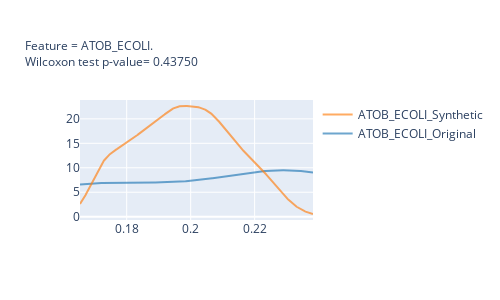
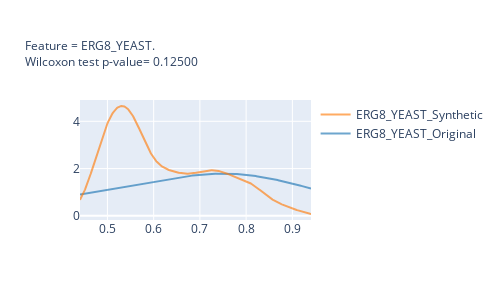
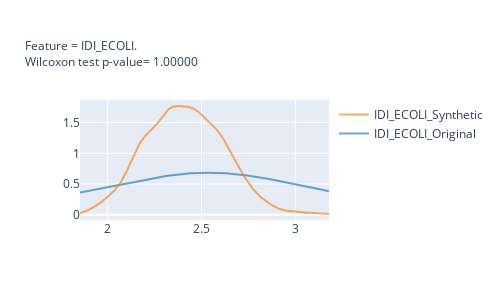
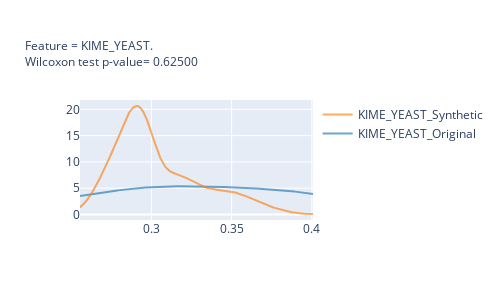

Notebook cell for these charts, in order:
### Code cell
from nbsynthetic.statistics import plot_histograms

plot_histograms(df, new_df)

### Figure 1 — Plotly figure (JSON) as saved in the notebook; plotly's stock layout.template omitted (floating-point values rounded to 4 significant figures; data arrays with more than 128 entries replaced by an {"elided": "..."} marker saying what was removed)
{"data": [{"legendgroup": "ATOB_ECOLI_Original", "marker": {"color": "rgb(31, 119, 180)"}, "mode": "lines", "name": "ATOB_ECOLI_Original", "opacity": 0.65, "showlegend": true, "type": "scatter", "x": {"elided": "500 float values"}, "xaxis": "x", "y": {"elided": "500 float values"}, "yaxis": "y"}, {"legendgroup": "ATOB_ECOLI_Synthetic", "marker": {"color": "rgb(255, 127, 14)"}, "mode": "lines", "name": "ATOB_ECOLI_Synthetic", "opacity": 0.65, "showlegend": true, "type": "scatter", "x": {"elided": "500 float values"}, "xaxis": "x", "y": {"elided": "500 float values"}, "yaxis": "y"}], "layout": {"autosize": false, "barmode": "overlay", "height": 300, "hovermode": "closest", "legend": {"traceorder": "reversed"}, "title": {"font": {"size": 12}, "text": "Feature = ATOB_ECOLI. <br>Wilcoxon test p-value= 0.43750"}, "width": 500, "xaxis": {"anchor": "y2", "domain": [0, 1], "zeroline": false}, "yaxis": {"anchor": "free", "domain": [0, 1], "position": 0}}}

### Figure 2 — Plotly figure (JSON) as saved in the notebook; plotly's stock layout.template omitted (floating-point values rounded to 4 significant figures; data arrays with more than 128 entries replaced by an {"elided": "..."} marker saying what was removed)
{"data": [{"legendgroup": "ERG8_YEAST_Original", "marker": {"color": "rgb(31, 119, 180)"}, "mode": "lines", "name": "ERG8_YEAST_Original", "opacity": 0.65, "showlegend": true, "type": "scatter", "x": {"elided": "500 float values"}, "xaxis": "x", "y": {"elided": "500 float values"}, "yaxis": "y"}, {"legendgroup": "ERG8_YEAST_Synthetic", "marker": {"color": "rgb(255, 127, 14)"}, "mode": "lines", "name": "ERG8_YEAST_Synthetic", "opacity": 0.65, "showlegend": true, "type": "scatter", "x": {"elided": "500 float values"}, "xaxis": "x", "y": {"elided": "500 float values"}, "yaxis": "y"}], "layout": {"autosize": false, "barmode": "overlay", "height": 300, "hovermode": "closest", "legend": {"traceorder": "reversed"}, "title": {"font": {"size": 12}, "text": "Feature = ERG8_YEAST. <br>Wilcoxon test p-value= 0.12500"}, "width": 500, "xaxis": {"anchor": "y2", "domain": [0, 1], "zeroline": false}, "yaxis": {"anchor": "free", "domain": [0, 1], "position": 0}}}

### Figure 3 — Plotly figure (JSON) as saved in the notebook; plotly's stock layout.template omitted (floating-point values rounded to 4 significant figures; data arrays with more than 128 entries replaced by an {"elided": "..."} marker saying what was removed)
{"data": [{"legendgroup": "IDI_ECOLI_Original", "marker": {"color": "rgb(31, 119, 180)"}, "mode": "lines", "name": "IDI_ECOLI_Original", "opacity": 0.65, "showlegend": true, "type": "scatter", "x": {"elided": "500 float values"}, "xaxis": "x", "y": {"elided": "500 float values"}, "yaxis": "y"}, {"legendgroup": "IDI_ECOLI_Synthetic", "marker": {"color": "rgb(255, 127, 14)"}, "mode": "lines", "name": "IDI_ECOLI_Synthetic", "opacity": 0.65, "showlegend": true, "type": "scatter", "x": {"elided": "500 float values"}, "xaxis": "x", "y": {"elided": "500 float values"}, "yaxis": "y"}], "layout": {"autosize": false, "barmode": "overlay", "height": 300, "hovermode": "closest", "legend": {"traceorder": "reversed"}, "title": {"font": {"size": 12}, "text": "Feature = IDI_ECOLI. <br>Wilcoxon test p-value= 1.00000"}, "width": 500, "xaxis": {"anchor": "y2", "domain": [0, 1], "zeroline": false}, "yaxis": {"anchor": "free", "domain": [0, 1], "position": 0}}}

### Figure 4 — Plotly figure (JSON) as saved in the notebook; plotly's stock layout.template omitted (floating-point values rounded to 4 significant figures; data arrays with more than 128 entries replaced by an {"elided": "..."} marker saying what was removed)
{"data": [{"legendgroup": "KIME_YEAST_Original", "marker": {"color": "rgb(31, 119, 180)"}, "mode": "lines", "name": "KIME_YEAST_Original", "opacity": 0.65, "showlegend": true, "type": "scatter", "x": {"elided": "500 float values"}, "xaxis": "x", "y": {"elided": "500 float values"}, "yaxis": "y"}, {"legendgroup": "KIME_YEAST_Synthetic", "marker": {"color": "rgb(255, 127, 14)"}, "mode": "lines", "name": "KIME_YEAST_Synthetic", "opacity": 0.65, "showlegend": true, "type": "scatter", "x": {"elided": "500 float values"}, "xaxis": "x", "y": {"elided": "500 float values"}, "yaxis": "y"}], "layout": {"autosize": false, "barmode": "overlay", "height": 300, "hovermode": "closest", "legend": {"traceorder": "reversed"}, "title": {"font": {"size": 12}, "text": "Feature = KIME_YEAST. <br>Wilcoxon test p-value= 0.62500"}, "width": 500, "xaxis": {"anchor": "y2", "domain": [0, 1], "zeroline": false}, "yaxis": {"anchor": "free", "domain": [0, 1], "position": 0}}}
